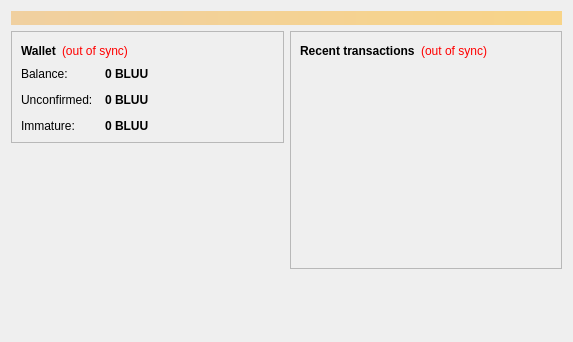
<?xml version="1.0" encoding="UTF-8"?>
<ui version="4.0">
 <class>OverviewPage</class>
 <widget class="QWidget" name="OverviewPage">
  <property name="geometry">
   <rect>
    <x>0</x>
    <y>0</y>
    <width>573</width>
    <height>342</height>
   </rect>
  </property>
  <property name="windowTitle">
   <string>Form</string>
  </property>
  <layout class="QVBoxLayout" name="topLayout">
   <item>
    <widget class="QLabel" name="labelAlerts">
     <property name="visible">
      <bool>false</bool>
     </property>
     <property name="styleSheet">
      <string notr="true">background-color: qlineargradient(x1: 0, y1: 0, x2: 1, y2: 0, stop:0 #F0D0A0, stop:1 #F8D488); color:#000000;</string>
     </property>
     <property name="wordWrap">
      <bool>true</bool>
     </property>
     <property name="margin">
      <number>3</number>
     </property>
    </widget>
   </item>
   <item>
    <layout class="QHBoxLayout" name="horizontalLayout" stretch="1,1">
     <item>
      <layout class="QVBoxLayout" name="verticalLayout_2">
       <item>
        <widget class="QFrame" name="frame">
         <property name="frameShape">
          <enum>QFrame::StyledPanel</enum>
         </property>
         <property name="frameShadow">
          <enum>QFrame::Raised</enum>
         </property>
         <layout class="QVBoxLayout" name="verticalLayout_4">
          <item>
           <layout class="QHBoxLayout" name="horizontalLayout_4">
            <item>
             <widget class="QLabel" name="label_5">
              <property name="font">
               <font>
                <weight>75</weight>
                <bold>true</bold>
               </font>
              </property>
              <property name="text">
               <string>Wallet</string>
              </property>
             </widget>
            </item>
            <item>
             <widget class="QLabel" name="labelWalletStatus">
              <property name="toolTip">
               <string>The displayed information may be out of date. Your wallet automatically synchronizes with the Bluucoin network after a connection is established, but this process has not completed yet.</string>
              </property>
              <property name="styleSheet">
               <string notr="true">QLabel { color: red; }</string>
              </property>
              <property name="text">
               <string notr="true">(out of sync)</string>
              </property>
              <property name="alignment">
               <set>Qt::AlignLeading|Qt::AlignLeft|Qt::AlignVCenter</set>
              </property>
             </widget>
            </item>
            <item>
             <spacer name="horizontalSpacer_2">
              <property name="orientation">
               <enum>Qt::Horizontal</enum>
              </property>
              <property name="sizeHint" stdset="0">
               <size>
                <width>40</width>
                <height>20</height>
               </size>
              </property>
             </spacer>
            </item>
           </layout>
          </item>
          <item>
           <layout class="QFormLayout" name="formLayout_2">
            <property name="fieldGrowthPolicy">
             <enum>QFormLayout::AllNonFixedFieldsGrow</enum>
            </property>
            <property name="horizontalSpacing">
             <number>12</number>
            </property>
            <property name="verticalSpacing">
             <number>12</number>
            </property>
            <item row="0" column="0">
             <widget class="QLabel" name="label">
              <property name="text">
               <string>Balance:</string>
              </property>
             </widget>
            </item>
            <item row="0" column="1">
             <widget class="QLabel" name="labelBalance">
              <property name="font">
               <font>
                <weight>75</weight>
                <bold>true</bold>
               </font>
              </property>
              <property name="cursor">
               <cursorShape>IBeamCursor</cursorShape>
              </property>
              <property name="toolTip">
               <string>Your current balance</string>
              </property>
              <property name="text">
               <string notr="true">0 BLUU</string>
              </property>
              <property name="textInteractionFlags">
               <set>Qt::LinksAccessibleByMouse|Qt::TextSelectableByKeyboard|Qt::TextSelectableByMouse</set>
              </property>
             </widget>
            </item>
            <item row="1" column="0">
             <widget class="QLabel" name="label_3">
              <property name="text">
               <string>Unconfirmed:</string>
              </property>
             </widget>
            </item>
            <item row="1" column="1">
             <widget class="QLabel" name="labelUnconfirmed">
              <property name="font">
               <font>
                <weight>75</weight>
                <bold>true</bold>
               </font>
              </property>
              <property name="cursor">
               <cursorShape>IBeamCursor</cursorShape>
              </property>
              <property name="toolTip">
               <string>Total of transactions that have yet to be confirmed, and do not yet count toward the current balance</string>
              </property>
              <property name="text">
               <string notr="true">0 BLUU</string>
              </property>
              <property name="textInteractionFlags">
               <set>Qt::LinksAccessibleByMouse|Qt::TextSelectableByKeyboard|Qt::TextSelectableByMouse</set>
              </property>
             </widget>
            </item>
            <item row="2" column="0">
             <widget class="QLabel" name="labelImmatureText">
              <property name="text">
               <string>Immature:</string>
              </property>
             </widget>
            </item>
            <item row="2" column="1">
             <widget class="QLabel" name="labelImmature">
              <property name="font">
               <font>
                <weight>75</weight>
                <bold>true</bold>
               </font>
              </property>
              <property name="toolTip">
               <string>Mined balance that has not yet matured</string>
              </property>
              <property name="text">
               <string notr="true">0 BLUU</string>
              </property>
              <property name="textInteractionFlags">
               <set>Qt::LinksAccessibleByMouse|Qt::TextSelectableByKeyboard|Qt::TextSelectableByMouse</set>
              </property>
             </widget>
            </item>
           </layout>
          </item>
         </layout>
        </widget>
       </item>
       <item>
        <spacer name="verticalSpacer">
         <property name="orientation">
          <enum>Qt::Vertical</enum>
         </property>
         <property name="sizeHint" stdset="0">
          <size>
           <width>20</width>
           <height>40</height>
          </size>
         </property>
        </spacer>
       </item>
      </layout>
     </item>
     <item>
      <layout class="QVBoxLayout" name="verticalLayout_3">
       <item>
        <widget class="QFrame" name="frame_2">
         <property name="frameShape">
          <enum>QFrame::StyledPanel</enum>
         </property>
         <property name="frameShadow">
          <enum>QFrame::Raised</enum>
         </property>
         <layout class="QVBoxLayout" name="verticalLayout">
          <item>
           <layout class="QHBoxLayout" name="horizontalLayout_2">
            <item>
             <widget class="QLabel" name="label_4">
              <property name="text">
               <string>&lt;b&gt;Recent transactions&lt;/b&gt;</string>
              </property>
             </widget>
            </item>
            <item>
             <widget class="QLabel" name="labelTransactionsStatus">
              <property name="toolTip">
               <string>The displayed information may be out of date. Your wallet automatically synchronizes with the Bluucoin network after a connection is established, but this process has not completed yet.</string>
              </property>
              <property name="styleSheet">
               <string notr="true">QLabel { color: red; }</string>
              </property>
              <property name="text">
               <string notr="true">(out of sync)</string>
              </property>
              <property name="alignment">
               <set>Qt::AlignRight|Qt::AlignTrailing|Qt::AlignVCenter</set>
              </property>
             </widget>
            </item>
            <item>
             <spacer name="horizontalSpacer">
              <property name="orientation">
               <enum>Qt::Horizontal</enum>
              </property>
              <property name="sizeHint" stdset="0">
               <size>
                <width>40</width>
                <height>20</height>
               </size>
              </property>
             </spacer>
            </item>
           </layout>
          </item>
          <item>
           <widget class="QListView" name="listTransactions">
            <property name="styleSheet">
             <string notr="true">QListView { background: transparent; }</string>
            </property>
            <property name="frameShape">
             <enum>QFrame::NoFrame</enum>
            </property>
            <property name="verticalScrollBarPolicy">
             <enum>Qt::ScrollBarAlwaysOff</enum>
            </property>
            <property name="horizontalScrollBarPolicy">
             <enum>Qt::ScrollBarAlwaysOff</enum>
            </property>
            <property name="selectionMode">
             <enum>QAbstractItemView::NoSelection</enum>
            </property>
           </widget>
          </item>
         </layout>
        </widget>
       </item>
       <item>
        <spacer name="verticalSpacer_2">
         <property name="orientation">
          <enum>Qt::Vertical</enum>
         </property>
         <property name="sizeHint" stdset="0">
          <size>
           <width>20</width>
           <height>40</height>
          </size>
         </property>
        </spacer>
       </item>
      </layout>
     </item>
    </layout>
   </item>
  </layout>
 </widget>
 <resources/>
 <connections/>
</ui>
